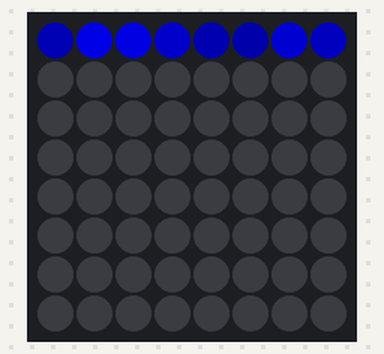
Simulated run of this program. Board: Raspberry Pi (BCM pin numbers) with a Sense HAT. On the bench: the Sense HAT's 8×8 RGB LED matrix. Dim RGB values are drawn brighter than linear; random numbers come from a fixed seed.

Above: at 0.07 s.
At 5.05 s:
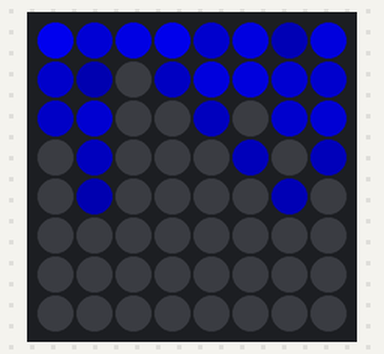
At 10.03 s:
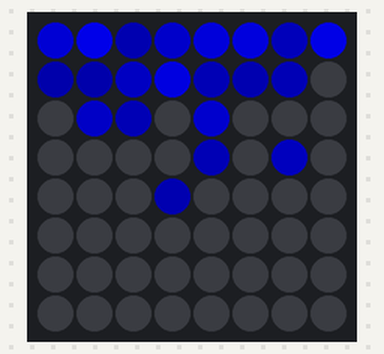
At 19.99 s:
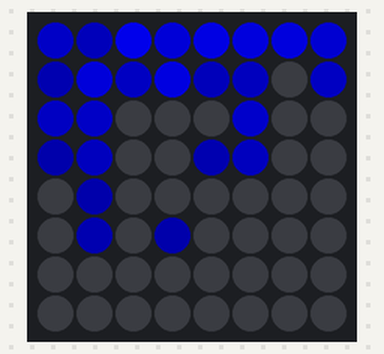
At 29.95 s:
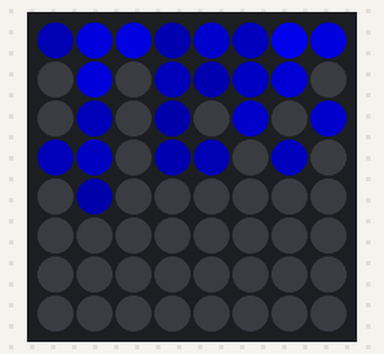
At 39.93 s:
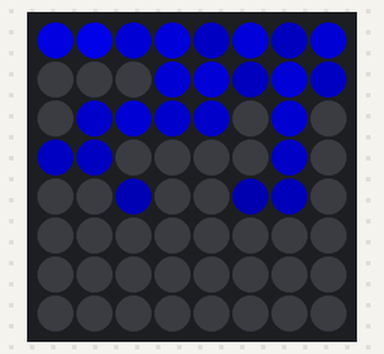

The program:

rain-hat-light.py
```python
from sense_hat import SenseHat
from random import randint
from time import sleep

sense = SenseHat()
sense.set_rotation(180)
sense.clear()

rr = 25
rg = 20
rb = 205
while True:
	pixel_list = sense.get_pixels()

	for z in range(0,8):
		for i in range(1,8):
			lowr=((8)*(8-i))+z
			higr=((8)*(7-i))+z
			#print("lowr:%d higr:%d" % (lowr,higr))
			pixel_list[lowr] = pixel_list[higr]
			if pixel_list[lowr][2] < 5*i:
				pixel_list[lowr][2] = 0
			else:
				pixel_list[higr] = pixel_list[higr]
				pixel_list[lowr][2] = pixel_list[lowr][2]-5*i

	for w in range(0,8):
		r = randint(0, rr)
		g = randint(0, rg)
		b = randint(55, rb)
		pixel_list[w] = [r,g,b]
	sense.set_pixels(pixel_list)
	sleep(.1)
```
